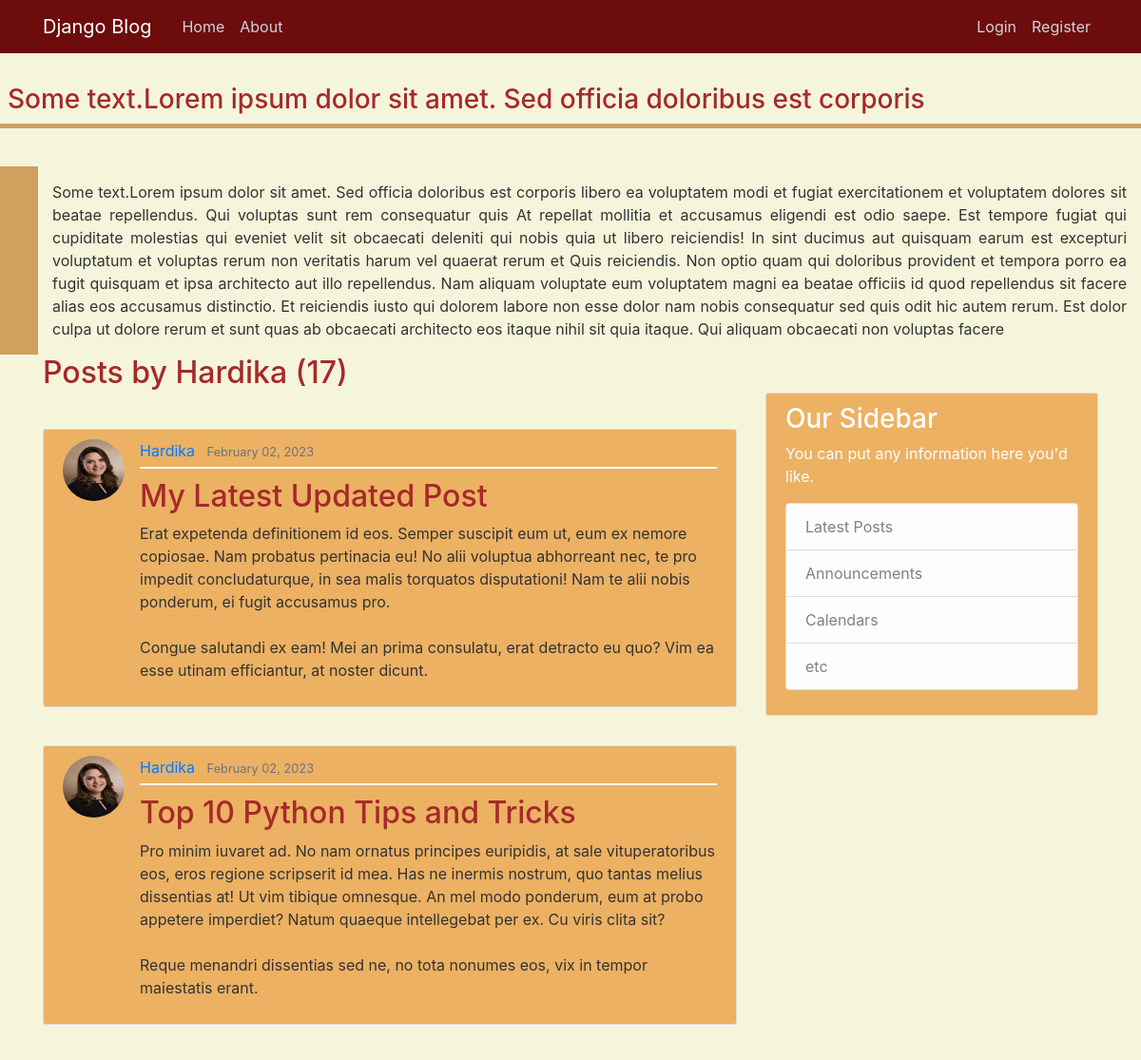
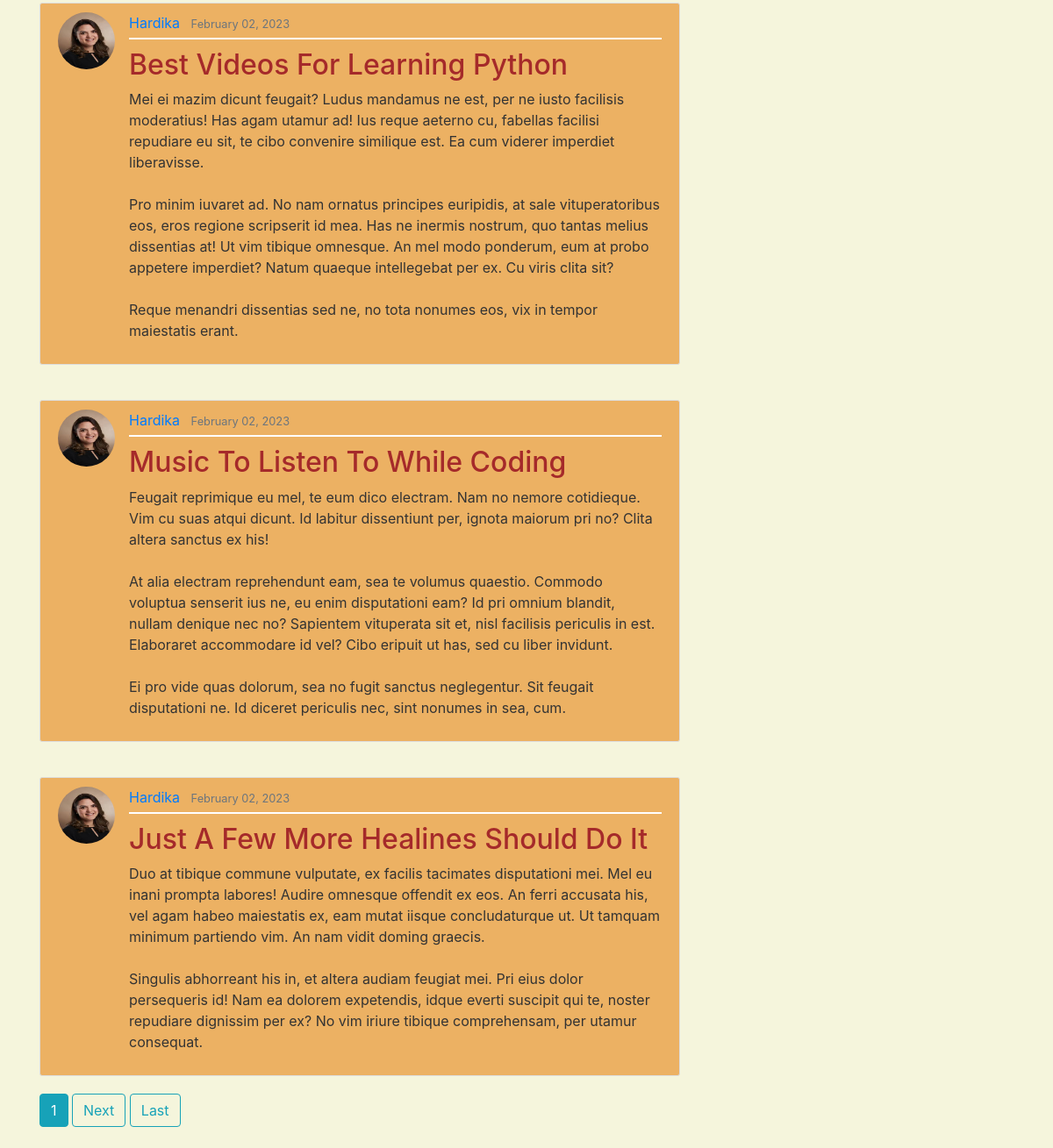
Page /user/Hardika on the committed database (2 pictures, top to bottom).
### blog/models.py (models this page shows, shortened)
class Post(models.Model):
    title = models.CharField(max_length=100)
    content = models.TextField()
    date_posted = models.DateTimeField(default=timezone.now)   #auto_now=True ->update(reload)
    author = models.ForeignKey(User, on_delete=models.CASCADE)

### users/models.py (models this page shows, shortened)
class Profile(models.Model):
    user = models.OneToOneField(User, on_delete = models.CASCADE)
    image = models.ImageField(default = 'default.jpg', upload_to='profile_pics')

### blog/views.py (the view)
# urls.py: path('user/<str:username>', UserPostListView.as_view(), name='user-posts'),
class UserPostListView(ListView):
    model = Post
    template_name = 'blog/user_posts.html'
    context_object_name = 'posts'
    paginate_by = 5
    def get_queryset(self):
        user = get_object_or_404(User, username=self.kwargs.get('username'))
        return Post.objects.filter(author=user).order_by('-date_posted')

### blog/templates/blog/user_posts.html (shortened to what this page needs)
{% extends "blog/base.html" %}
{% block content %}
    <h2 class="mb-3">Posts by {{ view.kwargs.username }} ({{ page_obj.paginator.count }}) </h2>
    {% for post in posts %}
        <article class="media content-section">
            <img class="rounded-circle article-img" src="{{  post.author.profile.image.url }}">
            <div class="media-body">
                <div class="article-metadata">
                    <a class="mr-2" href="{% url 'user-posts' post.author.username %}">{{ post.author }}</a>
                    <small class="text-muted">{{ post.date_posted|date:"F d, Y" }}</small>
                </div>
                <h2><a class="article-title" href="{% url 'post-detail' post.id %}">{{ post.title }}</a></h2>
                <p class="article-content">{{ post.content }}</p>
            </div>
        </article>
    {% endfor %}
    {% if is_paginated %}
        {% for num in page_obj.paginator.page_range %}
            {% if page_obj.number == num %}
                <a class="btn btn-info mb-4" href="?page={{ num }}">{{ num }}</a>
            {% elif num > page_obj.number|add:'-3' and num < page_obj.number|add:'-3' %}
                <a class="btn btn-outline-info mb-4" href="?page={{ num }}">{{ num }}</a>
            {% endif %}
        {% endfor %}
        {% if page_obj.has_next %}
            <a class="btn btn-outline-info mb-4" href="?page={{ page_obj.next_page_number }}">Next</a>
            <a class="btn btn-outline-info mb-4" href="?page={{ page_obj.paginator.num_pages }}">Last</a>
        {% endif %}
    {% endif %}
{% endblock %}

### blog/static/blog/main.css (style rules this page uses)
body { background-color:beige; color: #333333; margin-top: 5rem; }
h1, h2, h3, h4, h5, h6 { color: brown; }
.content-section { background-color: rgb(236, 177, 99); padding: 10px 20px; border: 1px solid #dddddd; border-radius: 3px; margin-top:40px; margin-bottom: 20px; }
.article-title { color: brown; }
.article-content { white-space: pre-line; }
.article-img { height: 65px; width: 65px; margin-right: 16px; }
.article-metadata { padding-bottom: 5px; margin-bottom: 10px; border-bottom: 2px solid #ffffff }

### rows in the picture
Post: author.profile.image (picture), author "Hardika", date_posted "February 02, 2023", title "My Latest Updated Post", content "Erat expetenda definitionem id eos. Semper suscipit eum ut, eum ex nemore copiosae. Nam probatus pertinacia eu! No alii voluptua abhorreant nec, te pro impedit concludaturque, in sea malis torquatos disputationi! Nam te alii nobis ponderum, ei fugit accusamus pro. Congue salutandi ex eam! Mei an prima consulatu, erat detracto eu quo? Vim ea esse utinam efficiantur, at noster dicunt."
Post: author.profile.image (picture), author "Hardika", date_posted "February 02, 2023", title "Top 10 Python Tips and Tricks", content "Pro minim iuvaret ad. No nam ornatus principes euripidis, at sale vituperatoribus eos, eros regione scripserit id mea. Has ne inermis nostrum, quo tantas melius dissentias at! Ut vim tibique omnesque. An mel modo ponderum, eum at probo appetere imperdiet? Natum quaeque intellegebat per ex. Cu viris clita sit? Reque menandri dissentias sed ne, no tota nonumes eos, vix in tempor maiestatis erant."
Post: author.profile.image (picture), author "Hardika", date_posted "February 02, 2023", title "Best Videos For Learning Python", content "Mei ei mazim dicunt feugait? Ludus mandamus ne est, per ne iusto facilisis moderatius! Has agam utamur ad! Ius reque aeterno cu, fabellas facilisi repudiare eu sit, te cibo convenire similique est. Ea cum viderer imperdiet liberavisse. Pro minim iuvaret ad. No nam ornatus principes euripidis, at sale vituperatoribus eos, eros regione scripserit id mea. Has ne inermis nostrum, quo tantas melius dissentias at! Ut vim tibique omnesque. An mel modo ponderum, eum at probo appetere imperdiet? Natum quaeque intellegebat per ex. Cu viris clita sit? Reque menandri dissentias sed ne, no tota nonumes eos, vix in tempor maiestatis erant."
Post: author.profile.image (picture), author "Hardika", date_posted "February 02, 2023", title "Music To Listen To While Coding", content "Feugait reprimique eu mel, te eum dico electram. Nam no nemore cotidieque. Vim cu suas atqui dicunt. Id labitur dissentiunt per, ignota maiorum pri no? Clita altera sanctus ex his! At alia electram reprehendunt eam, sea te volumus quaestio. Commodo voluptua senserit ius ne, eu enim disputationi eam? Id pri omnium blandit, nullam denique nec no? Sapientem vituperata sit et, nisl facilisis periculis in est. Elaboraret accommodare id vel? Cibo eripuit ut has, sed cu liber invidunt. Ei pro vide quas dolorum, sea no fugit sanctus neglegentur. Sit feugait disputationi ne. Id diceret periculis nec, sint nonumes in sea, cum."
Post: author.profile.image (picture), author "Hardika", date_posted "February 02, 2023", title "Just A Few More Healines Should Do It", content "Duo at tibique commune vulputate, ex facilis tacimates disputationi mei. Mel eu inani prompta labores! Audire omnesque offendit ex eos. An ferri accusata his, vel agam habeo maiestatis ex, eam mutat iisque concludaturque ut. Ut tamquam minimum partiendo vim. An nam vidit doming graecis. Singulis abhorreant his in, et altera audiam feugiat mei. Pri eius dolor persequeris id! Nam ea dolorem expetendis, idque everti suscipit qui te, noster repudiare dignissim per ex? No vim iriure tibique comprehensam, per utamur consequat."

### other values in the picture
{{ view.kwargs.username }} "Hardika"
{{ page_obj.paginator.count }} "17"
{{ num }} "1"
